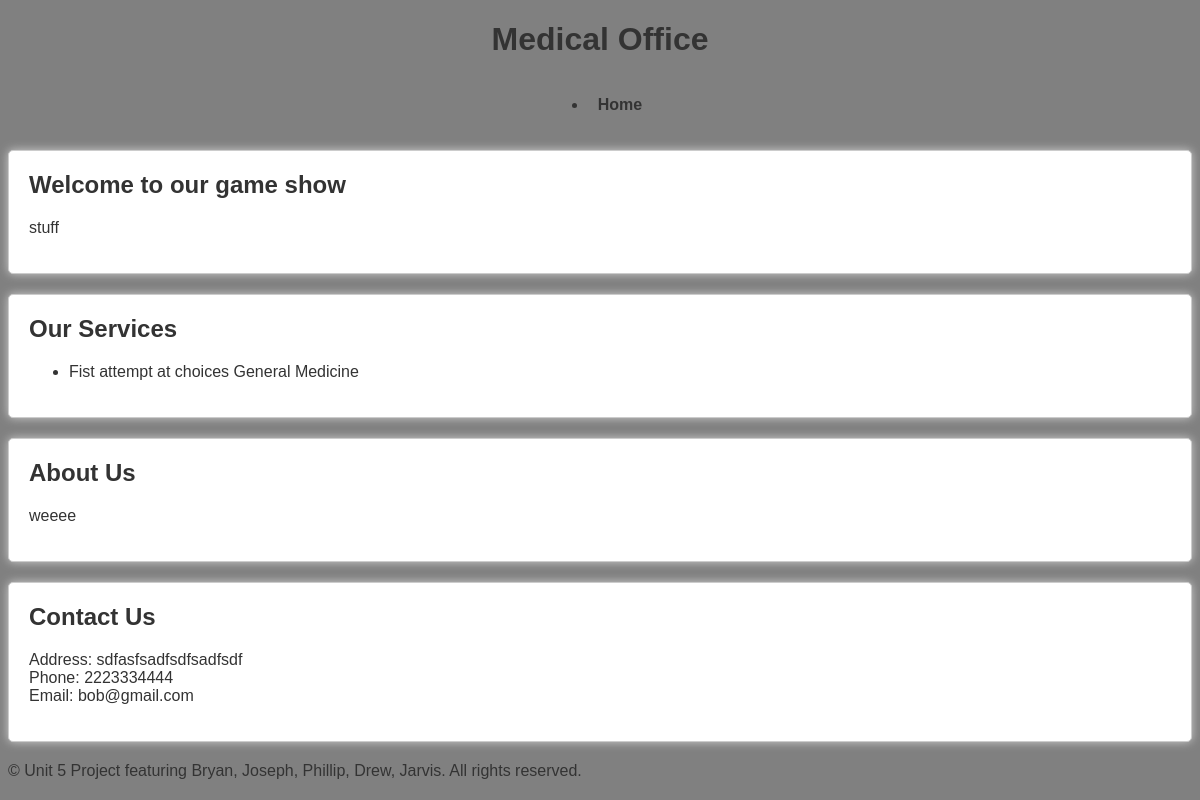
/business/1/templates/, run on an earlier commit of the app's database.
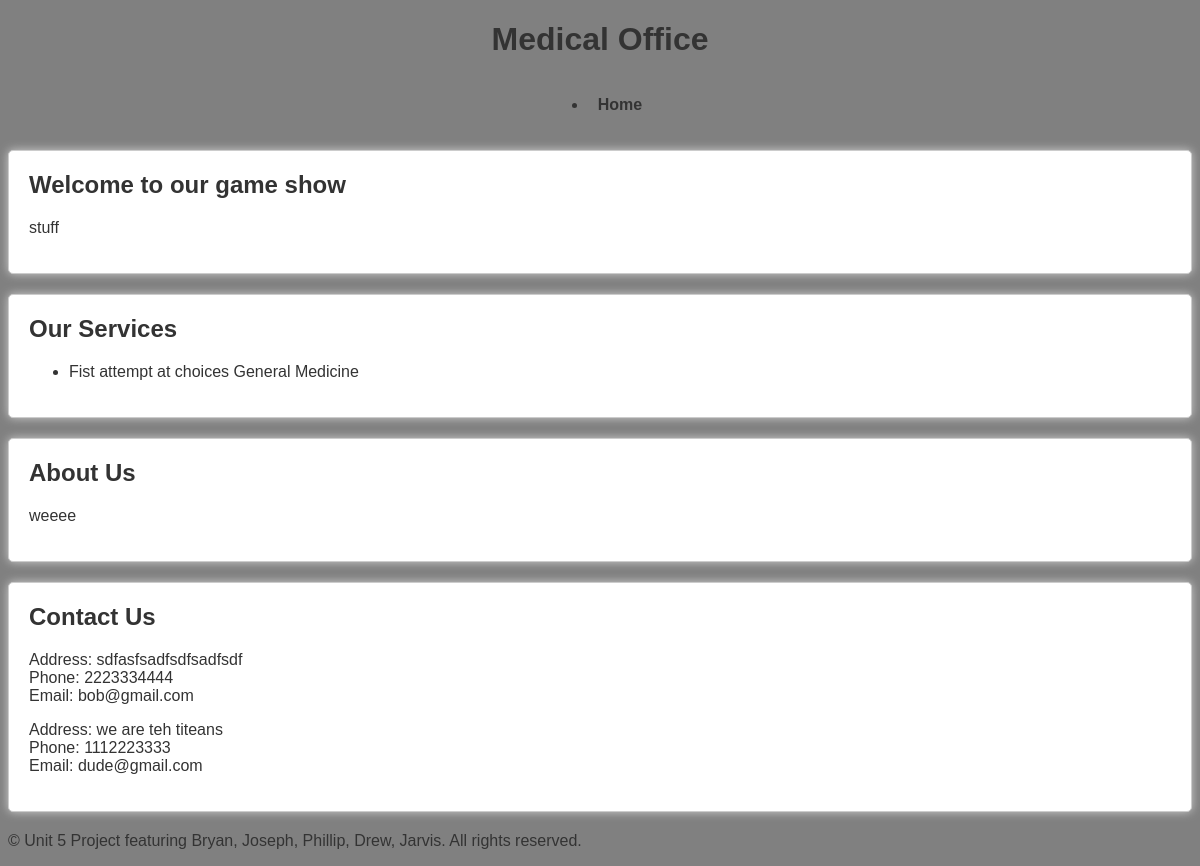
And on a later commit of the database.
### app/models.py (models this page shows, shortened)
class businessContactInfoDatabase(models.Model):
    email = models.TextField(max_length=255)
    phoneNumber = models.IntegerField(verbose_name="phone number")
    address = models.TextField()
    business = models.ForeignKey(
        businessTemplateDatabase, related_name="contact", on_delete=models.CASCADE
    )

### app/views.py (the view, shortened to what this page needs)
# urls.py: path("business/<int:business_id>/templates/", templatesView, name="templates"),
def templatesView(request, business_id):
    try:
        business = businessTemplateDatabase.objects.get(id=business_id)
        business_contact = businessContactInfoDatabase.objects.filter(
            business=business_id
        )
    except businessTemplateDatabase.DoesNotExist:
        return HttpResponseNotFound("Business does not exist")
    template_choice = business.template_choice
    if template_choice == "medical_office":
        context = {
            "medical_office": "Medical Office",
            "business": business,
            "business_contact": business_contact,
        }
        return render(request, "medical_office.html", context)

### app/templates/medical_office.html (shortened to what this page needs)
{% load static %}
<!DOCTYPE html>
<html>
  <head>
    <link
      rel="stylesheet"
      type="text/css"
      href="{% static 'drewstyles.css' %}"
    />
  </head>
  <body>
    <header>
      <h1 class="medical">{{ medical_office }}</h1>
      <nav>
        <ul>
          <li><a href="medical_office/home/">Home</a></li>
        </ul>
      </nav>
    </header>
    <main>
      <section>
        <h2>Welcome to our {{ business.type }}</h2>
        <p>{{ business.missionStatement }}</p>
      </section>
      <section>
        <h2>Our Services</h2>
        <ul>
          <li>{{ business.name }} General Medicine</li>
        </ul>
      </section>
      <section>
        <h2>About Us</h2>
        <p>{{ business.description }}</p>
      </section>
      <section>
        <h2>Contact Us</h2>
        {% for contact in business_contact %}
        <p>
          Address: {{contact.address}}<br />
          Phone: {{contact.phoneNumber}}<br />
          Email: {{contact.email}}
        </p>
        {% endfor %}
      </section>
    </main>
    <footer>
      <p>
        <span>
          &copy; Unit 5 Project featuring Bryan, Joseph, Phillip, Drew, Jarvis.
          All rights reserved.
        </span>
      </p>
    </footer>
  </body>
</html>

What changed in the data, as far as the page shows it:
added businessContactInfoDatabase: address "we are teh titeans", phoneNumber "1112223333", email "dude@gmail.com"
